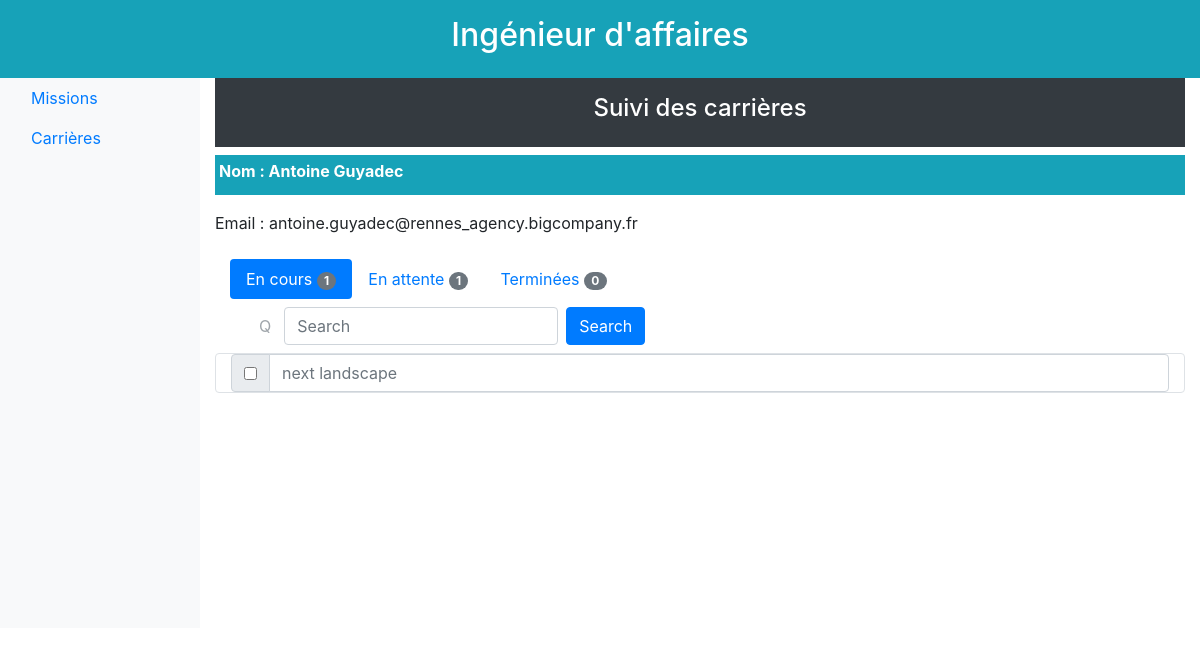
Page /13/affaire/carrieres/1/enCours/ on the earlier database version.
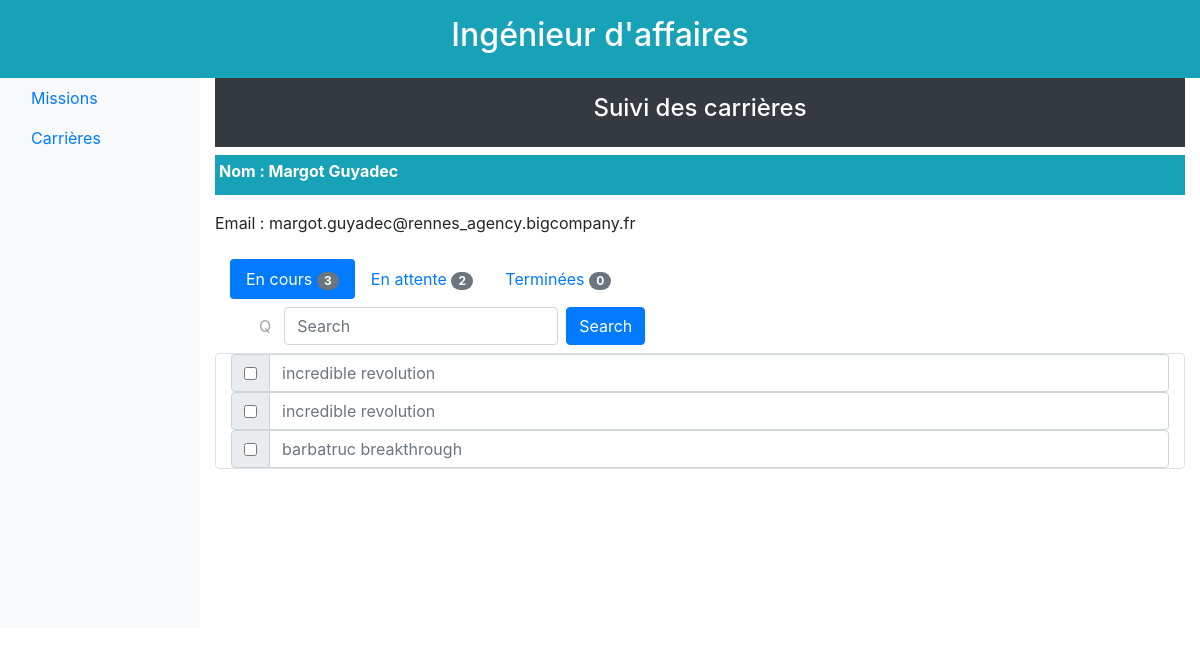
Same page on the later database version.
### database/models.py (models this page shows)
class Ingenieur(db.Model):
    id = db.Column(db.Integer, primary_key=True)
    nom_court = db.Column(db.Text, unique=True) #unique ??
    prenom = db.Column(db.Text)
    nom_famille = db.Column(db.Text)
    site = db.Column(db.Text)
    email = db.Column(db.Text, unique=True)
    taux_journalier = db.Column(db.Float)
    statut = db.Column(db.Text) #a traiter, ajouté par mes soins
    estCommercial = db.Column(db.Boolean) #ajouté par mes soins
    certifications = db.relationship('Certification', backref='ingenieur', lazy='dynamic')
    souhaits = db.relationship('Souhait', backref='ingenieur', lazy='dynamic')
    affectations = db.relationship('Affectation', backref='ingenieur', lazy='dynamic')
    responsabilites_missions = db.relationship('Mission', backref='responsable', lazy='dynamic')

class Mission(db.Model):
    id = db.Column(db.Integer, primary_key=True)
    titre = db.Column(db.String(64), unique=True)
    description = db.Column(db.Text, unique=True)
    effectifs_max = db.Column(db.Integer)
    prix_vente = db.Column(db.Integer)
    statut = db.Column(db.Text)
    date_creation = db.Column(db.DateTime)
    responsable_id = db.Column(db.Integer, db.ForeignKey('ingenieur.id'))
    souhaits = db.relationship('Souhait', backref='mission', lazy='dynamic')
    besoins = db.relationship('Besoin', backref='mission', lazy='dynamic')
    affectations = db.relationship('Affectation', backref='mission', lazy='dynamic')

### app.py (the view)
@app.route('/<id>/affaire/carrieres/<idCarriere>/<etat>/')
def carriere_vue(id, idCarriere, etat):
    engineerObserve = get_engineer_by_id(idCarriere)
    listOfMissionsOnGoing = get_mission_en_cours_of_inge(idCarriere)
    listOfMissionsWaiting = get_mission_en_attente_of_inge(idCarriere)
    listOfMissionsClosed = get_mission_termine_of_inge(idCarriere)
    if (etat == "enCours"):
        listToShow = listOfMissionsOnGoing
    elif (etat == "termine"):
        listToShow = listOfMissionsClosed
    elif (etat == "enAttente"):
        listToShow = listOfMissionsWaiting
    else:
        error_page_404("tab doesn't exist")
    return render_template("homepage_affaire_carriere_vue_grille.html.jinja2",
                           id=id,
                           etat=etat,
                           engineerObserveFirstName=engineerObserve.prenom,
                           engineerObserveLastName=engineerObserve.nom_famille,
                           engineerObserveEmail=engineerObserve.email,
                           idCarriere=idCarriere
                           , listOfMissionsOnGoingLength=len(listOfMissionsOnGoing)
                           , listOfMissionsWaitingLength=len(listOfMissionsWaiting)
                           , listOfMissionsClosedLength=len(listOfMissionsClosed)
                           , listToShow=listToShow)

### database/functions.py (called while the page is built)
def get_mission_by_id(mission_id):
    return Mission.query.filter_by(id=mission_id).first()

def get_engineer_by_id(engineer_id):
    return Ingenieur.query.filter_by(id=engineer_id).first()

def get_mission_en_cours_of_inge(inge_id): #def de clore avec ouverte
    inge = get_engineer_by_id(inge_id)
    id_missions = [a.mission_id for a in list(inge.affectations)]
    missions = [get_mission_by_id(id) for id in id_missions]
    missions_en_cours = []
    for m in missions:
        affectations = get_all_affectations_inge_mission(inge_id, m.id)
        ajouter = False
        for a in affectations:
            if a.date_fin >= datetime.now():
               ajouter = True
        if ajouter:
            missions_en_cours.append(m)
    return missions_en_cours

def get_mission_termine_of_inge(inge_id): #def de clore avec ouverte
    inge = get_engineer_by_id(inge_id)
    id_missions = [a.mission_id for a in list(inge.affectations)]
    missions = [get_mission_by_id(id) for id in id_missions]
    missions_termines = []
    for m in missions:
        affectations = get_all_affectations_inge_mission(inge_id, m.id)
        ajouter = True
        for a in affectations:
            if a.date_fin >= datetime.now():
               ajouter = False
        if ajouter:
            missions_termines.append(m)
    return missions_termines

def get_mission_en_attente_of_inge(inge_id):
    souhaits = [s.mission_id for s in Souhait.query.filter_by(ingenieur_id=inge_id).all()]
    missions = [get_mission_by_id(id) for id in souhaits]
    return missions

def get_all_affectations_inge_mission(inge_id, mission_id):
    return Affectation.query.filter_by(ingenieur_id=inge_id, mission_id=mission_id).all()

### templates/homepage_affaire_carriere_vue_grille.html.jinja2
{% extends "homepage_affaire_carriere_vue.html.jinja2" %}
{% block gridMission %}
    <div class="d-flex flex-column">
    <form>
        {% for mission in listToShow %}
            <div class="input-group">
                <div class="input-group-prepend">
                    <div class="input-group-text">
                        <input type="checkbox">
                    </div>
                </div>
                <input type="text" class="form-control" placeholder="{{ mission.titre }}">
            </div>
        {% endfor %}
    </form>
    </div>
{% endblock %}

### templates/homepage_affaire_carriere_vue.html.jinja2
{% extends "homepage_affaire.html.jinja2" %}
{% block body %}
    <div class="p-3 mb-2 bg-dark text-white size-6 font-weight-bold text-center">
         <h4>Suivi des carri&egrave;res</h4>
    </div>
    <div class="d-flex flex-column">
        <div class="d-flex flex-inline">
            <div class="col-md-12 mb-3 p-1 bg-info text-white size-6 font-weight-bold ">
                <label for="Name">Nom :</label>
                <span>{{ engineerObserveFirstName }} {{ engineerObserveLastName }}</span>
            </div>
        </div>
        <div class="row">
            <div class="col-md-6 mb-3">
                <label for="Name">Email :</label>
                <span>{{ engineerObserveEmail }}</span>
            </div>
        </div>
    </div>
    <div class="row">
        <div class="col-sm-9">
            <div class="container">
                <ul class="nav nav-pills" role="tablist">
                    <li class="nav-item">
                        <a class="nav-link {% if etat == "enCours" %}active{% endif %}" href="/{{ id }}/affaire/carrieres/{{ idCarriere }}/enCours/">
                            En cours
                            <span class="badge badge-secondary badge-pill">{{ listOfMissionsOnGoingLength }}</span>
                        </a>
                    </li>
                    <li class="nav-item">
                        <a class="nav-link {% if etat == "enAttente" %}active{% endif %}" href="/{{ id }}/affaire/carrieres/{{ idCarriere }}/enAttente/">
                            En attente
                            <span class="badge badge-secondary badge-pill">{{ listOfMissionsWaitingLength }}</span>
                        </a>
                    </li>
                    <li class="nav-item">
                        <a class="nav-link {% if etat == "termine" %}active{% endif %}" href="/{{ id }}/affaire/carrieres/{{ idCarriere }}/termine/">
                            Termin&eacute;es
                            <span class="badge badge-secondary badge-pill">{{ listOfMissionsClosedLength }}</span>
                        </a>
                    </li>
                </ul>
            </div>
            <div class="container-fluid">
                <nav class="navbar navbar-expand-sm bg navbar">
                    <form class="form-inline" action="/TODO.php">
                        <button type="button" class="btn btn-link" disabled>Q</button>
                        <input class="form-control mr-sm-2" type="text" placeholder="Search">
                        <button class="btn btn-primary" type="submit">Search</button>
                    </form>
                </nav>
            </div>
        </div>
    </div>
    <div class="container rounded border">
        {% block gridMission %}
        {% endblock %}
    </div>
{% endblock %}

### templates/homepage_affaire.html.jinja2 (shortened to what this page needs)
<!DOCTYPE html>
<html lang="fr">
<head>
    <link rel="stylesheet" href="https://maxcdn.bootstrapcdn.com/bootstrap/4.3.1/css/bootstrap.min.css">
    <link rel="stylesheet" href="/../static/css/homepage.css">
</head>
<body>
<div class="p-3 bg-info text-white size-6 font-weight-bold text-center">
    <h2>Ing&eacute;nieur d&apos;affaires</h2>
</div>
<div class="container-fluid ">
    <div class="row content">
        <nav class="col-md-2 d-none d-md-block bg-light sidebar">
            <div class="sidebar-sticky">
                <ul class="nav flex-column md-2">
                    <li class="nav-item">
                        <a class="nav-link active" href="/{{ id }}/affaire/missions/aAffecter/">
                            Missions
                        </a>
                    </li>
                    <li class="nav-item">
                        <a class="nav-link" href="/{{ id }}/affaire/carrieres/">
                            Carri&egrave;res
                        </a>
                    </li>
                </ul>
            </div>
        </nav>
        <br>
        <div class="col-sm flex-column">
            {% block body %}{% endblock %}
        </div>
    </div>
</div>
</body>
</html>

### static/css/homepage.css (style rules this page uses)
.row.content { height: 550px }

Differences in the rows shown:
no longer on this page (row edited): Mission: titre "next landscape"
changed Ingenieur "Guyadec": prenom "Antoine" → "Margot"; email "antoine.guyadec@rennes_agency.bigcompany.fr" → "margot.guyadec@rennes_agency.bigcompany.fr"
now on this page (row edited): Mission: titre "incredible revolution"
now on this page (row edited): Mission: titre "barbatruc breakthrough"
Other differences:
{{ listOfMissionsOnGoingLength }}: "1" → "3"
{{ listOfMissionsWaitingLength }}: "1" → "2"
